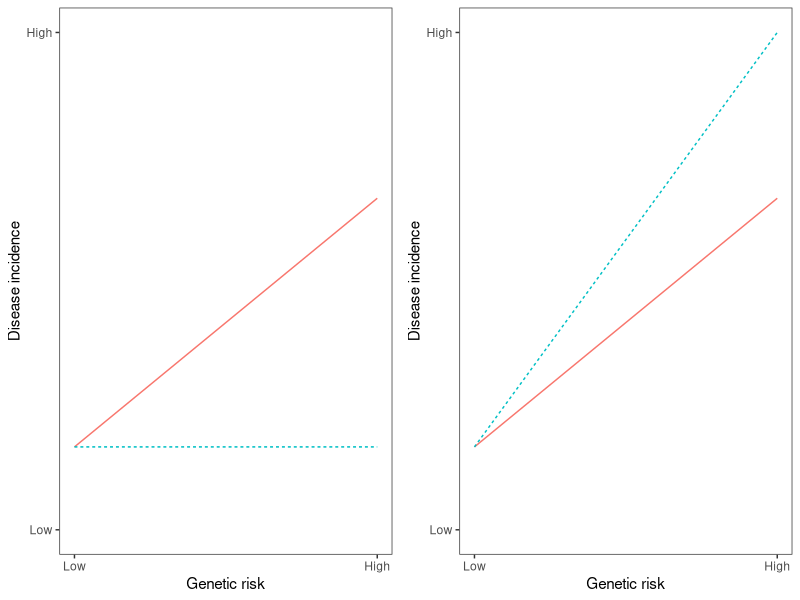

Reproduce this figure in R.
library(ggplot2)
tmp <- data.frame(group=c(rep("Medication Users",11),rep("Non-users",11)),
                  percentile=rep(seq(0,1,by=0.1),2),
                  incidence=c((seq(0.05,0.2,length.out = 11)),rep(0.05,11))
)
g1 <- ggplot(tmp,aes(x=percentile,y=incidence,col=group)) + geom_line(aes(lty=group)) + theme_bw() + 
  theme(panel.grid=element_blank()) + 
  labs(x='Genetic risk',y='Disease incidence') +
  guides(col=F,lty=F) + 
  scale_x_continuous(breaks=c(0,1),labels=c("Low","High")) +
  scale_y_continuous(breaks=c(0,0.3),labels=c("Low","High"),limits = c(0,.3))
library(ggplot2)
tmp2 <- data.frame(group=c(rep("Medication Users",11),rep("Non-users",11)),
                  percentile=rep(seq(0,1,by=0.1),2),
                  incidence=c((seq(0.05,0.2,length.out = 11)),rep(seq(0.05,0.3,length.out = 11)))
)
g2 <- ggplot(tmp2,aes(x=percentile,y=incidence,col=group)) + geom_line(aes(lty=group)) + theme_bw() + 
  theme(panel.grid=element_blank()) + 
  labs(x='Genetic risk',y='Disease incidence') +
  guides(col=F,lty=F) + 
  scale_x_continuous(breaks=c(0,1),labels=c("Low","High")) +
  scale_y_continuous(breaks=c(0,0.3),labels=c("Low","High"),limits = c(0,.3))

library(cowplot)
plot_grid(g1,g2)